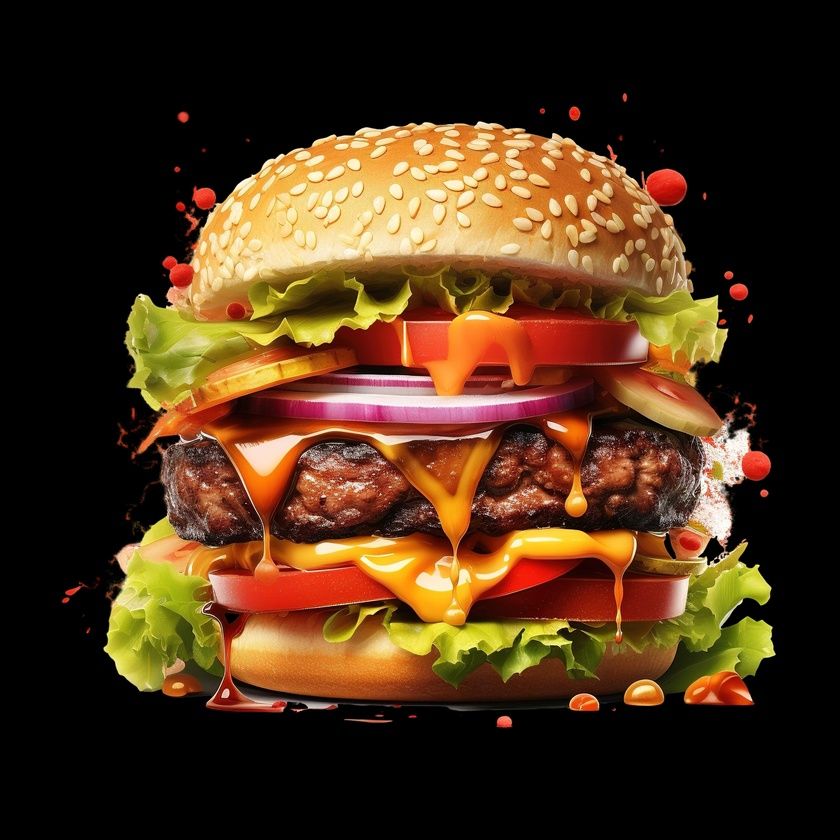
%> input picture TP_1/burger.jpg, 840 x 840 px, shrunk from 4096 x 4096 before the run, given in place of burger.png, which was not available
$ octave Q7.m   (GNU Octave 9; MATLAB toolbox functions it lacks are replaced by stand-ins)
%> lines starting %> are read from the running program, lines starting %| are printed output that depends on the picture; pictures that were not available may be replaced by others from this repository, and a replacement may not be noted
%Q7 Afficher A en niveaux de rouge, niveaux du vert et en niveaux du bleu.
% Retrouver l’image d’origine.

image = imread('burger.png');
%> image is the input picture: size 840x840x3 uint8; mean R, G, B 75, 48.9, 24.5
imshow(image);

% Afficher l'image en niveaux de rouge
redChannel = image(:, :, 1); % Extrayez le canal rouge
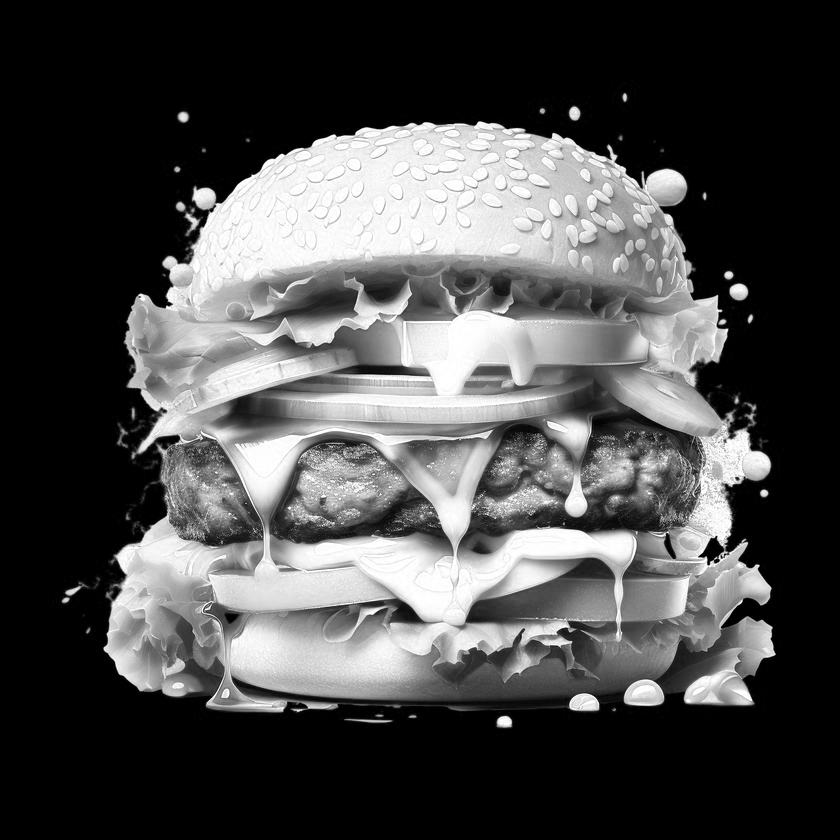
%> redChannel: size 840x840 uint8; min 0, max 255, mean 75
figure;
imshow(redChannel);
title('Niveaux de rouge');

% Afficher l'image en niveaux de vert
greenChannel = image(:, :, 2); % Extrayez le canal vert
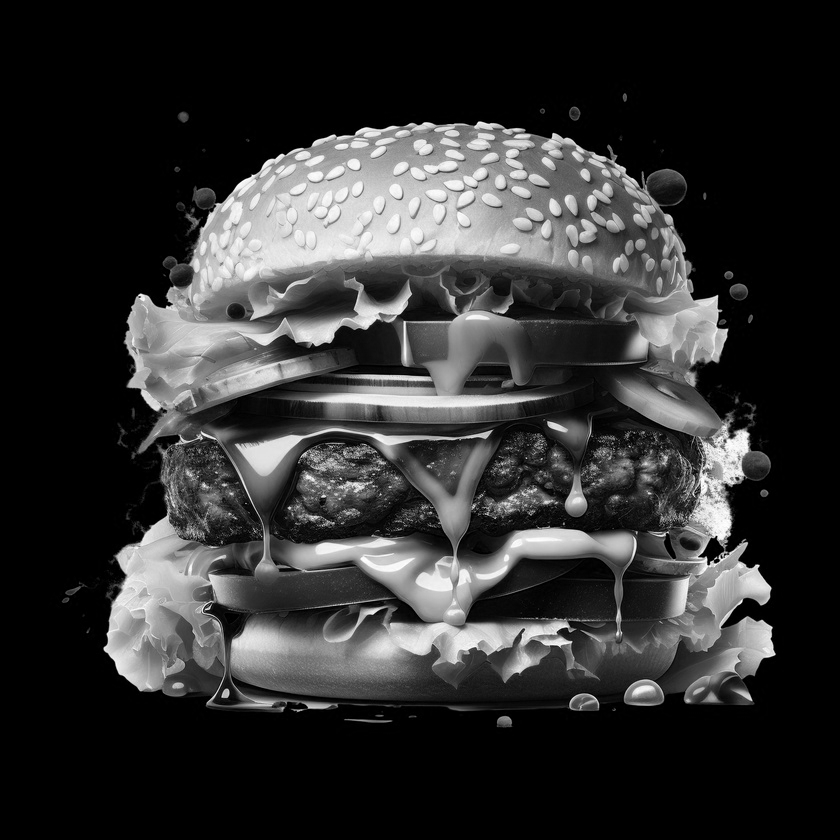
%> greenChannel: size 840x840 uint8; min 0, max 255, mean 48.9
figure;
imshow(greenChannel);
title('Niveaux de vert');

% Afficher l'image en niveaux de bleu
blueChannel = image(:, :, 3); % Extrayez le canal bleu
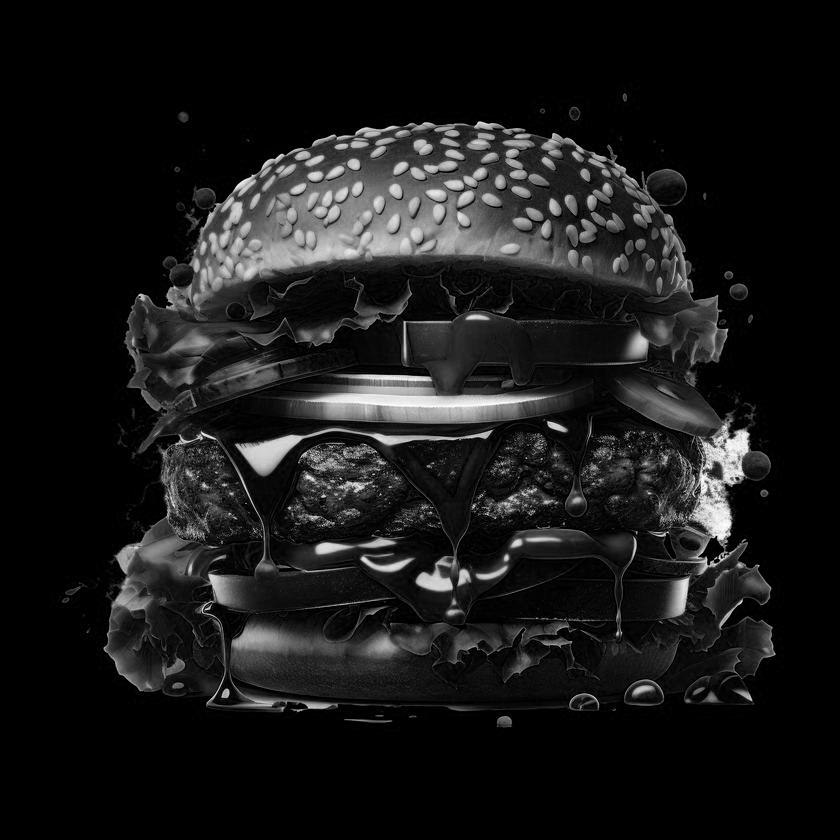
%> blueChannel: size 840x840 uint8; min 0, max 255, mean 24.5
figure;
imshow(blueChannel);
title('Niveaux de bleu');

% Retrouver l'image d'origine : concatenation des 3 caneaux
reconstructedImage = cat(3, redChannel, greenChannel, blueChannel); % Combinez les canaux de couleur
figure;
imshow(reconstructedImage);
title('Image d''origine');
